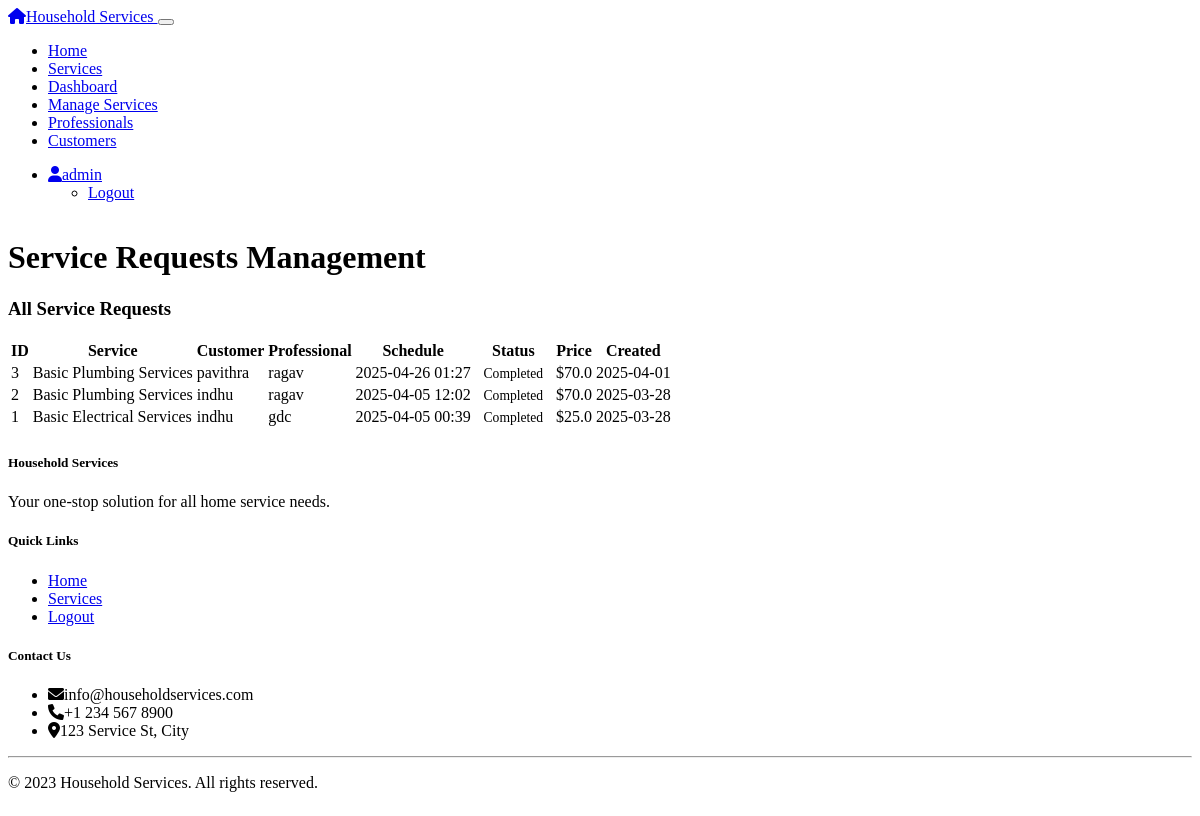
Screenshot of /admin/requests (signed in) with the database file from the repository.
### models.py (models this page shows, shortened)
class User(UserMixin, db.Model):
    __tablename__ = 'users'
    id = db.Column(db.Integer, primary_key=True)
    username = db.Column(db.String(64), unique=True, nullable=False)
    email = db.Column(db.String(120), unique=True, nullable=False)
    password_hash = db.Column(db.String(256), nullable=False)
    role = db.Column(db.String(20), nullable=False) # 'admin', 'professional', 'customer'
    created_at = db.Column(db.DateTime, default=datetime.utcnow)
    is_active = db.Column(db.Boolean, default=True)
    customer_profile = db.relationship('Customer', backref='user', uselist=False, cascade='all, delete-orphan')
    professional_profile = db.relationship('Professional', backref='user', uselist=False, cascade='all, delete-orphan')

class ServiceRequest(db.Model):
    __tablename__ = 'service_requests'
    id = db.Column(db.Integer, primary_key=True)
    customer_id = db.Column(db.Integer, db.ForeignKey('customers.id'), nullable=False)
    professional_id = db.Column(db.Integer, db.ForeignKey('professionals.id'), nullable=True)
    service_id = db.Column(db.Integer, db.ForeignKey('services.id'), nullable=False)
    status = db.Column(db.String(20), default='pending') # 'pending', 'assigned', 'accepted', 'rejected', 'completed', 'cancelled'
    scheduled_date = db.Column(db.Date, nullable=False)
    scheduled_time = db.Column(db.Time, nullable=False)
    address = db.Column(db.String(256), nullable=False)
    pin_code = db.Column(db.String(10), nullable=False)
    description = db.Column(db.Text)
    price = db.Column(db.Float)
    created_at = db.Column(db.DateTime, default=datetime.utcnow)
    updated_at = db.Column(db.DateTime, default=datetime.utcnow, onupdate=datetime.utcnow)
    review = db.relationship('Review', backref='service_request', uselist=False, cascade='all, delete-orphan')

class Service(db.Model):
    __tablename__ = 'services'
    id = db.Column(db.Integer, primary_key=True)
    name = db.Column(db.String(64), nullable=False)
    description = db.Column(db.Text)
    base_price = db.Column(db.Float, nullable=False)
    time_required = db.Column(db.Integer) # in minutes
    created_at = db.Column(db.DateTime, default=datetime.utcnow)
    is_active = db.Column(db.Boolean, default=True)
    professionals = db.relationship('Professional', backref='service', lazy='dynamic')
    service_requests = db.relationship('ServiceRequest', backref='service', lazy='dynamic')

### routes/admin.py (the view)
@admin_bp.route('/requests')
@login_required
@admin_required
def service_requests():
    requests = ServiceRequest.query.order_by(desc(ServiceRequest.created_at)).all()
    return render_template('admin/requests.html', requests=requests)

### app.py (called while the page is built)
@login_manager.user_loader
def load_user(user_id):
    from models import User
    return User.query.get(int(user_id))

### routes/admin.py (called while the page is built)
def admin_required(f):
    @wraps(f)
    def decorated_function(*args, **kwargs):
        if not current_user.is_authenticated or current_user.role != 'admin':
            flash('You do not have permission to access this page.', 'danger')
            return redirect(url_for('home'))
        return f(*args, **kwargs)
    return decorated_function

### templates/admin/requests.html (shortened to what this page needs)
{% extends "base.html" %}
{% block content %}
<div class="container mt-4">
    <h1 class="mb-4">Service Requests Management</h1>
    <div class="card shadow-sm mb-4">
        <div class="card-header bg-primary text-white">
            <h3 class="card-title mb-0">All Service Requests</h3>
        </div>
        <div class="card-body">
            {% if requests %}
            <div class="table-responsive">
                <table class="table table-striped table-hover">
                    <thead>
                        <tr>
                            <th>ID</th>
                            <th>Service</th>
                            <th>Customer</th>
                            <th>Professional</th>
                            <th>Schedule</th>
                            <th>Status</th>
                            <th>Price</th>
                            <th>Created</th>
                        </tr>
                    </thead>
                    <tbody>
                        {% for request in requests %}
                        <tr>
                            <td>{{ request.id }}</td>
                            <td>{{ request.service.name }}</td>
                            <td>{{ request.customer.user.username }}</td>
                            <td>
                                {% if request.professional %}
                                    {{ request.professional.user.username }}
                                {% else %}
                                    <span class="badge bg-secondary">Not Assigned</span>
                                {% endif %}
                            </td>
                            <td>{{ request.scheduled_date.strftime('%Y-%m-%d') }} {{ request.scheduled_time.strftime('%H:%M') }}</td>
                            <td>
                                {% if request.status == 'pending' %}
                                    <span class="badge bg-warning">Pending</span>
                                {% elif request.status == 'assigned' %}
                                    <span class="badge bg-info">Assigned</span>
                                {% elif request.status == 'accepted' %}
                                    <span class="badge bg-primary">Accepted</span>
                                {% elif request.status == 'rejected' %}
                                    <span class="badge bg-danger">Rejected</span>
                                {% elif request.status == 'completed' %}
                                    <span class="badge bg-success">Completed</span>
                                {% elif request.status == 'cancelled' %}
                                    <span class="badge bg-secondary">Cancelled</span>
                                {% endif %}
                            </td>
                            <td>${{ request.price if request.price else request.service.base_price }}</td>
                            <td>{{ request.created_at.strftime('%Y-%m-%d') }}</td>
                        </tr>
                        {% endfor %}
                    </tbody>
                </table>
            </div>
            {% else %}
            <div class="alert alert-info">
                No service requests found in the system.
            </div>
            {% endif %}
        </div>
    </div>
</div>
{% endblock %}

### templates/base.html (shortened to what this page needs)
<!DOCTYPE html>
<html lang="en" data-bs-theme="dark">
<head>
    <link rel="stylesheet" href="https://cdn.replit.com/agent/bootstrap-agent-dark-theme.min.css">
    <link rel="stylesheet" href="{{ url_for('static', filename='css/custom.css') }}">
    <link rel="stylesheet" href="https://cdnjs.cloudflare.com/ajax/libs/font-awesome/6.0.0/css/all.min.css">
</head>
<body>
    <nav class="navbar navbar-expand-lg navbar-dark bg-dark">
        <div class="container">
            <a class="navbar-brand" href="{{ url_for('home') }}">
                <i class="fas fa-home me-2"></i>Household Services
            </a>
            <button class="navbar-toggler" type="button" data-bs-toggle="collapse" data-bs-target="#navbarNav"
                    aria-controls="navbarNav" aria-expanded="false" aria-label="Toggle navigation">
            </button>
            <div class="collapse navbar-collapse" id="navbarNav">
                <ul class="navbar-nav me-auto">
                    <li class="nav-item">
                        <a class="nav-link" href="{{ url_for('home') }}">Home</a>
                    </li>
                    <li class="nav-item">
                        <a class="nav-link" href="{{ url_for('service.list_services') }}">Services</a>
                    </li>
                    {% if current_user.is_authenticated %}
                        {% if current_user.role == 'admin' %}
                            <li class="nav-item">
                                <a class="nav-link" href="{{ url_for('admin.dashboard') }}">Dashboard</a>
                            </li>
                            <li class="nav-item">
                                <a class="nav-link" href="{{ url_for('admin.services') }}">Manage Services</a>
                            </li>
                            <li class="nav-item">
                                <a class="nav-link" href="{{ url_for('admin.professionals') }}">Professionals</a>
                            </li>
                            <li class="nav-item">
                                <a class="nav-link" href="{{ url_for('admin.customers') }}">Customers</a>
                            </li>
                        {% endif %}
                    {% endif %}
                </ul>
                <ul class="navbar-nav">
                    {% if current_user.is_authenticated %}
                        <li class="nav-item dropdown">
                            <a class="nav-link dropdown-toggle" href="#" id="navbarDropdown" role="button"
                               data-bs-toggle="dropdown" aria-expanded="false">
                                <i class="fas fa-user me-1"></i>{{ current_user.username }}
                            </a>
                            <ul class="dropdown-menu dropdown-menu-end" aria-labelledby="navbarDropdown">
                                <li><a class="dropdown-item" href="{{ url_for('auth.logout') }}">Logout</a></li>
                            </ul>
                        </li>
                    {% endif %}
                </ul>
            </div>
        </div>
    </nav>
    <main class="container my-4">
        {% block content %}{% endblock %}
    </main>
    <footer class="footer bg-dark text-light py-4 mt-5">
        <div class="container">
            <div class="row">
                <div class="col-md-6">
                    <h5>Household Services</h5>
                    <p>Your one-stop solution for all home service needs.</p>
                </div>
                <div class="col-md-3">
                    <h5>Quick Links</h5>
                    <ul class="list-unstyled">
                        <li><a href="{{ url_for('home') }}" class="text-light">Home</a></li>
                        <li><a href="{{ url_for('service.list_services') }}" class="text-light">Services</a></li>
                        {% if current_user.is_authenticated %}
                            <li><a href="{{ url_for('auth.logout') }}" class="text-light">Logout</a></li>
                        {% else %}
                            <li><a href="{{ url_for('auth.login') }}" class="text-light">Login</a></li>
                            <li><a href="{{ url_for('auth.register') }}" class="text-light">Register</a></li>
                        {% endif %}
                    </ul>
                </div>
                <div class="col-md-3">
                    <h5>Contact Us</h5>
                    <ul class="list-unstyled">
                        <li><i class="fas fa-envelope me-2"></i>info@householdservices.com</li>
                        <li><i class="fas fa-phone me-2"></i>+1 234 567 8900</li>
                        <li><i class="fas fa-map-marker-alt me-2"></i>123 Service St, City</li>
                    </ul>
                </div>
            </div>
            <hr class="my-3">
            <div class="row">
                <div class="col-12 text-center">
                    <p class="mb-0">&copy; 2023 Household Services. All rights reserved.</p>
                </div>
            </div>
        </div>
    </footer>
</body>
</html>

### static/css/custom.css (style rules this page uses)
body { min-height: 100vh; display: flex; flex-direction: column; }
main { flex: 1; }
.footer { margin-top: auto; }
.badge { font-size: 0.85em; padding: 0.35em 0.65em; }

### rows the page displays
User: username "admin"
ServiceRequest: id "3", service.name "Basic Plumbing Services", customer.user.username "pavithra", professional.user.username "ragav", scheduled_date "2025-04-26", scheduled_time "01:27", status "Completed", price "70.0", created_at "2025-04-01"
ServiceRequest: id "2", service.name "Basic Plumbing Services", customer.user.username "indhu", professional.user.username "ragav", scheduled_date "2025-04-05", scheduled_time "12:02", status "Completed", price "70.0", created_at "2025-03-28"
ServiceRequest: id "1", service.name "Basic Electrical Services", customer.user.username "indhu", professional.user.username "gdc", scheduled_date "2025-04-05", scheduled_time "00:39", status "Completed", price "25.0", created_at "2025-03-28"
